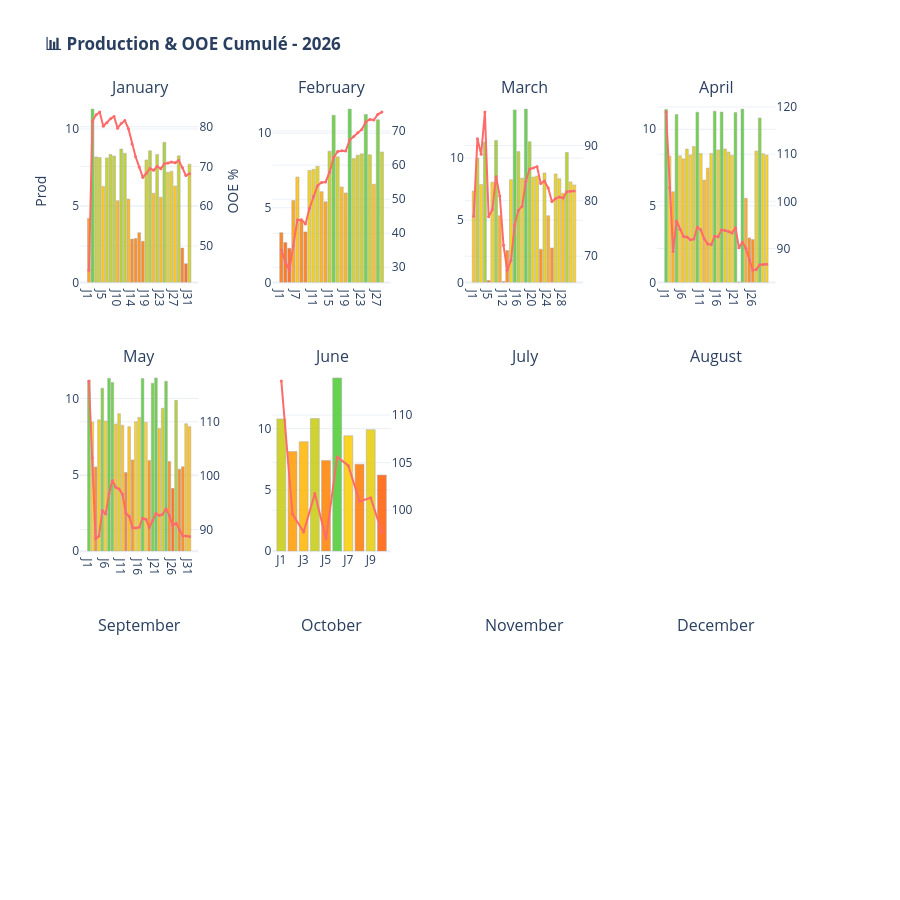

Notebook code for this chart:
### Code cell
dashboard.plot_histogramme_annuee(annea=2026, nom_produit='Ester')

### Figure 1 — Plotly figure (JSON) as saved in the notebook; plotly's stock layout.template omitted (floating-point values rounded to 4 significant figures)
{"data": [{"hovertemplate": "<b>%{x}</b><br>Prod: %{y:.1f}<extra></extra>", "marker": {"color": ["rgba(255, 148, 0, 0.85)", "rgba(76, 204, 50, 0.85)", "rgba(191, 204, 17, 0.85)", "rgba(193, 204, 17, 0.85)", "rgba(255, 187, 0, 0.85)", "rgba(194, 204, 17, 0.85)", "rgba(186, 204, 19, 0.85)", "rgba(189, 204, 18, 0.85)", "rgba(255, 170, 0, 0.85)", "rgba(172, 204, 23, 0.85)", "rgba(182, 204, 20, 0.85)", "rgba(255, 172, 0, 0.85)", "rgba(255, 122, 0, 0.85)", "rgba(255, 123, 0, 0.85)", "rgba(255, 130, 0, 0.85)", "rgba(255, 119, 0, 0.85)", "rgba(199, 204, 15, 0.85)", "rgba(176, 204, 21, 0.85)", "rgba(255, 179, 0, 0.85)", "rgba(185, 204, 19, 0.85)", "rgba(255, 174, 0, 0.85)", "rgba(156, 204, 27, 0.85)", "rgba(228, 204, 7, 0.85)", "rgba(226, 204, 7, 0.85)", "rgba(255, 188, 0, 0.85)", "rgba(189, 204, 18, 0.85)", "rgba(255, 111, 0, 0.85)", "rgba(255, 92, 0, 0.85)", "rgba(209, 204, 12, 0.85)"], "line": {"color": "darkgray", "width": 0.5}}, "name": "Prod", "showlegend": false, "text": ["4", "11", "8", "8", "6", "8", "8", "8", "5", "9", "8", "5", "3", "3", "3", "3", "8", "9", "6", "8", "6", "9", "7", "7", "6", "8", "2", "1", "8"], "textposition": "none", "type": "bar", "x": ["J1", "J2", "J3", "J4", "J5", "J6", "J7", "J8", "J10", "J11", "J12", "J13", "J14", "J15", "J16", "J18", "J19", "J20", "J21", "J22", "J23", "J24", "J25", "J26", "J27", "J28", "J29", "J30", "J31"], "xaxis": "x", "y": [4.167, 11.3, 8.185, 8.141, 6.259, 8.117, 8.34, 8.239, 5.331, 8.698, 8.424, 5.431, 2.823, 2.862, 3.243, 2.682, 7.985, 8.584, 5.814, 8.344, 5.56, 9.143, 7.184, 7.245, 6.285, 8.252, 2.235, 1.218, 7.708], "yaxis": "y"}, {"hovertemplate": "<b>%{x}</b><br>OOE: %{y:.0f}%<extra></extra>", "line": {"color": "#FF6B6B", "width": 2}, "marker": {"color": "#FF6B6B", "size": 3}, "mode": "lines+markers", "name": "OOE", "showlegend": false, "type": "scatter", "x": ["J1", "J2", "J3", "J4", "J5", "J6", "J7", "J8", "J10", "J11", "J12", "J13", "J14", "J15", "J16", "J18", "J19", "J20", "J21", "J22", "J23", "J24", "J25", "J26", "J27", "J28", "J29", "J30", "J31"], "xaxis": "x", "y": [43.87, 81.41, 82.99, 83.67, 80.11, 81.0, 81.97, 82.56, 79.63, 80.82, 81.53, 79.5, 75.67, 72.42, 69.87, 67.27, 68.25, 69.48, 69.05, 69.98, 69.44, 70.66, 70.87, 71.1, 70.9, 71.51, 69.74, 67.7, 68.17], "yaxis": "y2"}, {"hovertemplate": "<b>%{x}</b><br>Prod: %{y:.1f}<extra></extra>", "marker": {"color": ["rgba(255, 113, 0, 0.85)", "rgba(255, 99, 0, 0.85)", "rgba(255, 92, 0, 0.85)", "rgba(255, 157, 0, 0.85)", "rgba(255, 189, 0, 0.85)", "rgba(255, 130, 0, 0.85)", "rgba(255, 114, 0, 0.85)", "rgba(242, 204, 3, 0.85)", "rgba(239, 204, 4, 0.85)", "rgba(230, 204, 6, 0.85)", "rgba(255, 169, 0, 0.85)", "rgba(255, 155, 0, 0.85)", "rgba(189, 204, 18, 0.85)", "rgba(93, 204, 45, 0.85)", "rgba(204, 204, 14, 0.85)", "rgba(255, 175, 0, 0.85)", "rgba(255, 167, 0, 0.85)", "rgba(76, 204, 50, 0.85)", "rgba(209, 204, 12, 0.85)", "rgba(200, 204, 15, 0.85)", "rgba(197, 204, 16, 0.85)", "rgba(90, 204, 45, 0.85)", "rgba(199, 204, 15, 0.85)", "rgba(255, 179, 0, 0.85)", "rgba(105, 204, 41, 0.85)", "rgba(192, 204, 17, 0.85)"], "line": {"color": "darkgray", "width": 0.5}}, "name": "Prod", "showlegend": false, "text": ["3", "3", "2", "5", "7", "4", "3", "7", "8", "8", "6", "5", "9", "11", "8", "6", "6", "12", "8", "9", "9", "11", "9", "7", "11", "9"], "textposition": "none", "type": "bar", "x": ["J1", "J2", "J3", "J6", "J7", "J8", "J9", "J10", "J11", "J12", "J13", "J14", "J15", "J16", "J17", "J18", "J19", "J20", "J21", "J22", "J23", "J24", "J25", "J26", "J27", "J28"], "xaxis": "x2", "y": [3.331, 2.67, 2.297, 5.498, 7.063, 4.185, 3.384, 7.499, 7.578, 7.783, 6.08, 5.402, 8.798, 11.2, 8.423, 6.399, 5.998, 11.62, 8.307, 8.531, 8.62, 11.26, 8.557, 6.58, 10.9, 8.743], "yaxis": "y3"}, {"hovertemplate": "<b>%{x}</b><br>OOE: %{y:.0f}%<extra></extra>", "line": {"color": "#FF6B6B", "width": 2}, "marker": {"color": "#FF6B6B", "size": 3}, "mode": "lines+markers", "name": "OOE", "showlegend": false, "type": "scatter", "x": ["J1", "J2", "J3", "J6", "J7", "J8", "J9", "J10", "J11", "J12", "J13", "J14", "J15", "J16", "J17", "J18", "J19", "J20", "J21", "J22", "J23", "J24", "J25", "J26", "J27", "J28"], "xaxis": "x2", "y": [35.06, 31.58, 29.11, 36.3, 43.91, 43.93, 42.75, 47.27, 50.88, 53.99, 54.9, 55.06, 57.95, 62.23, 63.99, 64.2, 64.14, 67.37, 68.43, 69.5, 70.51, 72.69, 73.44, 73.27, 74.93, 75.59], "yaxis": "y4"}, {"hovertemplate": "<b>%{x}</b><br>Prod: %{y:.1f}<extra></extra>", "marker": {"color": ["rgba(255, 186, 0, 0.85)", "rgba(190, 204, 18, 0.85)", "rgba(251, 204, 0, 0.85)", "rgba(153, 204, 28, 0.85)", "rgba(255, 93, 0, 0.85)", "rgba(246, 204, 2, 0.85)", "rgba(149, 204, 29, 0.85)", "rgba(255, 160, 0, 0.85)", "rgba(255, 92, 0, 0.85)", "rgba(255, 124, 0, 0.85)", "rgba(240, 204, 3, 0.85)", "rgba(78, 204, 49, 0.85)", "rgba(175, 204, 22, 0.85)", "rgba(237, 204, 4, 0.85)", "rgba(76, 204, 50, 0.85)", "rgba(152, 204, 28, 0.85)", "rgba(234, 204, 5, 0.85)", "rgba(232, 204, 6, 0.85)", "rgba(255, 125, 0, 0.85)", "rgba(225, 204, 8, 0.85)", "rgba(255, 160, 0, 0.85)", "rgba(255, 127, 0, 0.85)", "rgba(227, 204, 7, 0.85)", "rgba(238, 204, 4, 0.85)", "rgba(255, 184, 0, 0.85)", "rgba(177, 204, 21, 0.85)", "rgba(246, 204, 2, 0.85)", "rgba(253, 204, 0, 0.85)"], "line": {"color": "darkgray", "width": 0.5}}, "name": "Prod", "showlegend": false, "text": ["7", "10", "8", "11", "0", "8", "11", "5", "0", "3", "8", "14", "11", "8", "14", "11", "8", "9", "3", "9", "5", "3", "9", "8", "7", "10", "8", "8"], "textposition": "none", "type": "bar", "x": ["J1", "J2", "J3", "J4", "J5", "J6", "J7", "J8", "J12", "J13", "J14", "J15", "J16", "J17", "J18", "J19", "J20", "J21", "J22", "J23", "J24", "J25", "J26", "J27", "J28", "J29", "J30", "J31"], "xaxis": "x3", "y": [7.337, 9.989, 7.876, 11.28, 0.1545, 8.057, 11.4, 5.365, 0.06962, 2.556, 8.257, 13.86, 10.51, 8.38, 13.92, 11.3, 8.471, 8.552, 2.671, 8.798, 5.359, 2.77, 8.716, 8.33, 7.173, 10.43, 8.077, 7.833], "yaxis": "y5"}, {"hovertemplate": "<b>%{x}</b><br>OOE: %{y:.0f}%<extra></extra>", "line": {"color": "#FF6B6B", "width": 2}, "marker": {"color": "#FF6B6B", "size": 3}, "mode": "lines+markers", "name": "OOE", "showlegend": false, "type": "scatter", "x": ["J1", "J2", "J3", "J4", "J5", "J6", "J7", "J8", "J12", "J13", "J14", "J15", "J16", "J17", "J18", "J19", "J20", "J21", "J22", "J23", "J24", "J25", "J26", "J27", "J28", "J29", "J30", "J31"], "xaxis": "x3", "y": [77.23, 91.19, 88.43, 96.01, 77.13, 78.41, 84.36, 80.87, 71.97, 67.46, 69.23, 75.62, 78.32, 79.02, 83.53, 85.74, 85.94, 86.17, 83.11, 83.59, 82.3, 79.88, 80.4, 80.7, 80.49, 81.62, 81.75, 81.77], "yaxis": "y6"}, {"hovertemplate": "<b>%{x}</b><br>Prod: %{y:.1f}<extra></extra>", "marker": {"color": ["rgba(77, 204, 49, 0.85)", "rgba(254, 204, 0, 0.85)", "rgba(255, 163, 0, 0.85)", "rgba(97, 204, 44, 0.85)", "rgba(253, 204, 0, 0.85)", "rgba(255, 190, 0, 0.85)", "rgba(227, 204, 7, 0.85)", "rgba(249, 204, 1, 0.85)", "rgba(217, 204, 10, 0.85)", "rgba(88, 204, 46, 0.85)", "rgba(244, 204, 2, 0.85)", "rgba(255, 173, 0, 0.85)", "rgba(255, 182, 0, 0.85)", "rgba(243, 204, 3, 0.85)", "rgba(84, 204, 47, 0.85)", "rgba(230, 204, 6, 0.85)", "rgba(87, 204, 46, 0.85)", "rgba(226, 204, 7, 0.85)", "rgba(238, 204, 4, 0.85)", "rgba(251, 204, 1, 0.85)", "rgba(89, 204, 46, 0.85)", "rgba(255, 92, 0, 0.85)", "rgba(76, 204, 50, 0.85)", "rgba(255, 158, 0, 0.85)", "rgba(255, 127, 0, 0.85)", "rgba(255, 125, 0, 0.85)", "rgba(235, 204, 5, 0.85)", "rgba(109, 204, 40, 0.85)", "rgba(245, 204, 2, 0.85)", "rgba(250, 204, 1, 0.85)"], "line": {"color": "darkgray", "width": 0.5}}, "name": "Prod", "showlegend": false, "text": ["11", "8", "6", "11", "8", "8", "9", "8", "9", "11", "8", "7", "7", "8", "11", "9", "11", "9", "9", "8", "11", "0", "11", "5", "3", "3", "9", "11", "8", "8"], "textposition": "none", "type": "bar", "x": ["J1", "J2", "J3", "J4", "J5", "J6", "J7", "J8", "J9", "J10", "J11", "J12", "J13", "J14", "J15", "J16", "J17", "J18", "J19", "J20", "J21", "J22", "J23", "J24", "J25", "J26", "J27", "J28", "J29", "J30"], "xaxis": "x4", "y": [11.3, 8.247, 5.923, 10.96, 8.265, 8.068, 8.713, 8.327, 8.875, 11.12, 8.412, 6.684, 7.467, 8.426, 11.18, 8.656, 11.13, 8.717, 8.518, 8.298, 11.1, 0.02586, 11.32, 5.499, 2.906, 2.8, 8.577, 10.74, 8.402, 8.315], "yaxis": "y7"}, {"hovertemplate": "<b>%{x}</b><br>OOE: %{y:.0f}%<extra></extra>", "line": {"color": "#FF6B6B", "width": 2}, "marker": {"color": "#FF6B6B", "size": 3}, "mode": "lines+markers", "name": "OOE", "showlegend": false, "type": "scatter", "x": ["J1", "J2", "J3", "J4", "J5", "J6", "J7", "J8", "J9", "J10", "J11", "J12", "J13", "J14", "J15", "J16", "J17", "J18", "J19", "J20", "J21", "J22", "J23", "J24", "J25", "J26", "J27", "J28", "J29", "J30"], "xaxis": "x4", "y": [118.9, 102.9, 89.35, 95.86, 94.08, 92.56, 92.44, 91.84, 92.01, 94.52, 93.97, 92.01, 90.97, 90.81, 92.61, 92.51, 93.96, 93.84, 93.62, 93.31, 94.42, 90.14, 91.41, 90.01, 87.63, 85.39, 85.58, 86.56, 86.62, 86.65], "yaxis": "y8"}, {"hovertemplate": "<b>%{x}</b><br>Prod: %{y:.1f}<extra></extra>", "marker": {"color": ["rgba(87, 204, 46, 0.85)", "rgba(253, 204, 0, 0.85)", "rgba(255, 124, 0, 0.85)", "rgba(244, 204, 2, 0.85)", "rgba(117, 204, 38, 0.85)", "rgba(249, 204, 1, 0.85)", "rgba(78, 204, 49, 0.85)", "rgba(94, 204, 44, 0.85)", "rgba(255, 189, 0, 0.85)", "rgba(219, 204, 9, 0.85)", "rgba(255, 187, 0, 0.85)", "rgba(255, 116, 0, 0.85)", "rgba(255, 185, 0, 0.85)", "rgba(255, 135, 0, 0.85)", "rgba(252, 204, 0, 0.85)", "rgba(234, 204, 5, 0.85)", "rgba(79, 204, 49, 0.85)", "rgba(254, 204, 0, 0.85)", "rgba(255, 134, 0, 0.85)", "rgba(97, 204, 44, 0.85)", "rgba(76, 204, 50, 0.85)", "rgba(255, 182, 0, 0.85)", "rgba(197, 204, 16, 0.85)", "rgba(90, 204, 46, 0.85)", "rgba(255, 132, 0, 0.85)", "rgba(255, 92, 0, 0.85)", "rgba(166, 204, 24, 0.85)", "rgba(255, 121, 0, 0.85)", "rgba(255, 124, 0, 0.85)", "rgba(255, 190, 0, 0.85)", "rgba(255, 185, 0, 0.85)"], "line": {"color": "darkgray", "width": 0.5}}, "name": "Prod", "showlegend": false, "text": ["11", "8", "6", "9", "11", "9", "11", "11", "8", "9", "8", "5", "8", "6", "8", "9", "11", "8", "6", "11", "11", "8", "9", "11", "6", "4", "10", "5", "6", "8", "8"], "textposition": "none", "type": "bar", "x": ["J1", "J2", "J3", "J4", "J5", "J6", "J7", "J8", "J9", "J10", "J11", "J12", "J13", "J14", "J15", "J16", "J17", "J18", "J19", "J20", "J21", "J22", "J23", "J24", "J25", "J26", "J27", "J28", "J29", "J30", "J31"], "xaxis": "x5", "y": [11.17, 8.459, 5.519, 8.604, 10.67, 8.525, 11.32, 11.06, 8.335, 9.006, 8.252, 5.157, 8.156, 5.98, 8.478, 8.767, 11.3, 8.444, 5.937, 11.0, 11.35, 8.039, 9.367, 11.13, 5.88, 4.115, 9.882, 5.373, 5.532, 8.353, 8.158], "yaxis": "y9"}, {"hovertemplate": "<b>%{x}</b><br>OOE: %{y:.0f}%<extra></extra>", "line": {"color": "#FF6B6B", "width": 2}, "marker": {"color": "#FF6B6B", "size": 3}, "mode": "lines+markers", "name": "OOE", "showlegend": false, "type": "scatter", "x": ["J1", "J2", "J3", "J4", "J5", "J6", "J7", "J8", "J9", "J10", "J11", "J12", "J13", "J14", "J15", "J16", "J17", "J18", "J19", "J20", "J21", "J22", "J23", "J24", "J25", "J26", "J27", "J28", "J29", "J30", "J31"], "xaxis": "x5", "y": [117.6, 103.3, 88.24, 88.82, 93.53, 92.9, 96.65, 99.12, 97.85, 97.55, 96.58, 93.05, 92.5, 90.39, 90.31, 90.44, 92.11, 91.93, 90.39, 91.66, 92.98, 92.6, 92.86, 93.87, 92.59, 90.7, 91.19, 89.95, 88.86, 88.83, 88.73], "yaxis": "y10"}, {"hovertemplate": "<b>%{x}</b><br>Prod: %{y:.1f}<extra></extra>", "marker": {"color": ["rgba(199, 204, 15, 0.85)", "rgba(255, 154, 0, 0.85)", "rgba(255, 180, 0, 0.85)", "rgba(198, 204, 15, 0.85)", "rgba(255, 130, 0, 0.85)", "rgba(76, 204, 50, 0.85)", "rgba(250, 204, 1, 0.85)", "rgba(255, 120, 0, 0.85)", "rgba(231, 204, 6, 0.85)", "rgba(255, 92, 0, 0.85)"], "line": {"color": "darkgray", "width": 0.5}}, "name": "Prod", "showlegend": false, "text": ["11", "8", "9", "11", "7", "14", "9", "7", "10", "6"], "textposition": "none", "type": "bar", "x": ["J1", "J2", "J3", "J4", "J5", "J6", "J7", "J8", "J9", "J10"], "xaxis": "x6", "y": [10.79, 8.134, 8.927, 10.81, 7.398, 14.13, 9.417, 7.094, 9.91, 6.204], "yaxis": "y11"}, {"hovertemplate": "<b>%{x}</b><br>OOE: %{y:.0f}%<extra></extra>", "line": {"color": "#FF6B6B", "width": 2}, "marker": {"color": "#FF6B6B", "size": 3}, "mode": "lines+markers", "name": "OOE", "showlegend": false, "type": "scatter", "x": ["J1", "J2", "J3", "J4", "J5", "J6", "J7", "J8", "J9", "J10"], "xaxis": "x6", "y": [113.6, 99.6, 97.72, 101.7, 96.97, 105.6, 104.7, 100.9, 101.3, 97.7], "yaxis": "y12"}], "layout": {"annotations": [{"font": {"size": 16}, "showarrow": false, "text": "January", "x": 0.08, "xanchor": "center", "xref": "paper", "y": 1, "yanchor": "bottom", "yref": "paper"}, {"font": {"size": 16}, "showarrow": false, "text": "February", "x": 0.34, "xanchor": "center", "xref": "paper", "y": 1, "yanchor": "bottom", "yref": "paper"}, {"font": {"size": 16}, "showarrow": false, "text": "March", "x": 0.6, "xanchor": "center", "xref": "paper", "y": 1, "yanchor": "bottom", "yref": "paper"}, {"font": {"size": 16}, "showarrow": false, "text": "April", "x": 0.86, "xanchor": "center", "xref": "paper", "y": 1, "yanchor": "bottom", "yref": "paper"}, {"font": {"size": 16}, "showarrow": false, "text": "May", "x": 0.08, "xanchor": "center", "xref": "paper", "y": 0.6267, "yanchor": "bottom", "yref": "paper"}, {"font": {"size": 16}, "showarrow": false, "text": "June", "x": 0.34, "xanchor": "center", "xref": "paper", "y": 0.6267, "yanchor": "bottom", "yref": "paper"}, {"font": {"size": 16}, "showarrow": false, "text": "July", "x": 0.6, "xanchor": "center", "xref": "paper", "y": 0.6267, "yanchor": "bottom", "yref": "paper"}, {"font": {"size": 16}, "showarrow": false, "text": "August", "x": 0.86, "xanchor": "center", "xref": "paper", "y": 0.6267, "yanchor": "bottom", "yref": "paper"}, {"font": {"size": 16}, "showarrow": false, "text": "September", "x": 0.08, "xanchor": "center", "xref": "paper", "y": 0.2533, "yanchor": "bottom", "yref": "paper"}, {"font": {"size": 16}, "showarrow": false, "text": "October", "x": 0.34, "xanchor": "center", "xref": "paper", "y": 0.2533, "yanchor": "bottom", "yref": "paper"}, {"font": {"size": 16}, "showarrow": false, "text": "November", "x": 0.6, "xanchor": "center", "xref": "paper", "y": 0.2533, "yanchor": "bottom", "yref": "paper"}, {"font": {"size": 16}, "showarrow": false, "text": "December", "x": 0.86, "xanchor": "center", "xref": "paper", "y": 0.2533, "yanchor": "bottom", "yref": "paper"}], "height": 900, "hovermode": "closest", "showlegend": false, "title": {"text": "<b>📊 Production & OOE Cumulé - 2026</b>"}, "xaxis": {"anchor": "y", "domain": [0, 0.16]}, "xaxis10": {"anchor": "y19", "domain": [0.26, 0.42]}, "xaxis11": {"anchor": "y21", "domain": [0.52, 0.68]}, "xaxis12": {"anchor": "y23", "domain": [0.78, 0.94]}, "xaxis2": {"anchor": "y3", "domain": [0.26, 0.42]}, "xaxis3": {"anchor": "y5", "domain": [0.52, 0.68]}, "xaxis4": {"anchor": "y7", "domain": [0.78, 0.94]}, "xaxis5": {"anchor": "y9", "domain": [0, 0.16]}, "xaxis6": {"anchor": "y11", "domain": [0.26, 0.42]}, "xaxis7": {"anchor": "y13", "domain": [0.52, 0.68]}, "xaxis8": {"anchor": "y15", "domain": [0.78, 0.94]}, "xaxis9": {"anchor": "y17", "domain": [0, 0.16]}, "yaxis": {"anchor": "x", "domain": [0.7467, 1], "title": {"text": "Prod"}}, "yaxis10": {"anchor": "x5", "overlaying": "y9", "side": "right"}, "yaxis11": {"anchor": "x6", "domain": [0.3733, 0.6267]}, "yaxis12": {"anchor": "x6", "overlaying": "y11", "side": "right"}, "yaxis13": {"anchor": "x7", "domain": [0.3733, 0.6267]}, "yaxis14": {"anchor": "x7", "overlaying": "y13", "side": "right"}, "yaxis15": {"anchor": "x8", "domain": [0.3733, 0.6267]}, "yaxis16": {"anchor": "x8", "overlaying": "y15", "side": "right"}, "yaxis17": {"anchor": "x9", "domain": [0, 0.2533]}, "yaxis18": {"anchor": "x9", "overlaying": "y17", "side": "right"}, "yaxis19": {"anchor": "x10", "domain": [0, 0.2533]}, "yaxis2": {"anchor": "x", "overlaying": "y", "side": "right", "title": {"text": "OOE %"}}, "yaxis20": {"anchor": "x10", "overlaying": "y19", "side": "right"}, "yaxis21": {"anchor": "x11", "domain": [0, 0.2533]}, "yaxis22": {"anchor": "x11", "overlaying": "y21", "side": "right"}, "yaxis23": {"anchor": "x12", "domain": [0, 0.2533]}, "yaxis24": {"anchor": "x12", "overlaying": "y23", "side": "right"}, "yaxis3": {"anchor": "x2", "domain": [0.7467, 1]}, "yaxis4": {"anchor": "x2", "overlaying": "y3", "side": "right"}, "yaxis5": {"anchor": "x3", "domain": [0.7467, 1]}, "yaxis6": {"anchor": "x3", "overlaying": "y5", "side": "right"}, "yaxis7": {"anchor": "x4", "domain": [0.7467, 1]}, "yaxis8": {"anchor": "x4", "overlaying": "y7", "side": "right"}, "yaxis9": {"anchor": "x5", "domain": [0.3733, 0.6267]}}}
